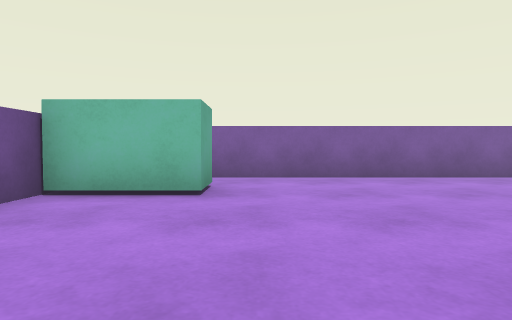
view 1 (above)

15 first-person views from a walk through a 3-D level made in the Unity game engine. The camera is 0.57 m above the floor, tilts 2° down and sees 75° across. The floor is counted in squares, 1 m on a side. Each view is taken from the middle of a square. On the plan, view 1 faces up. The plan holds only what a view shows up to about 9 squares ahead; the rest is blank. The player is left out. Surface patterns are stand-ins for the level's own textures.

view 2
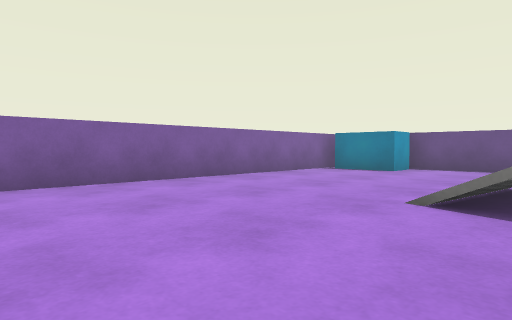

view 3
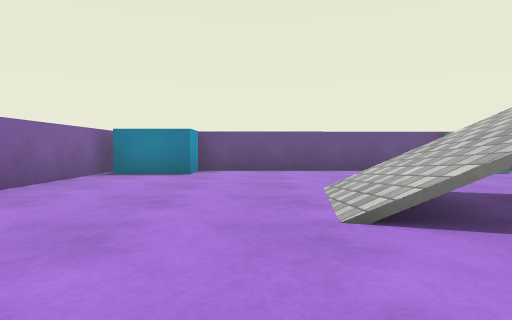

view 4
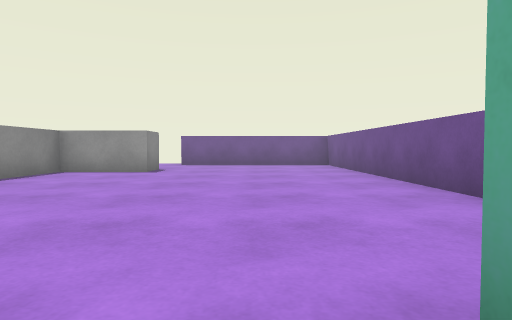

view 5
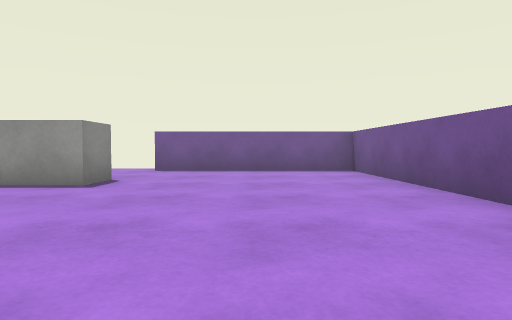

view 6
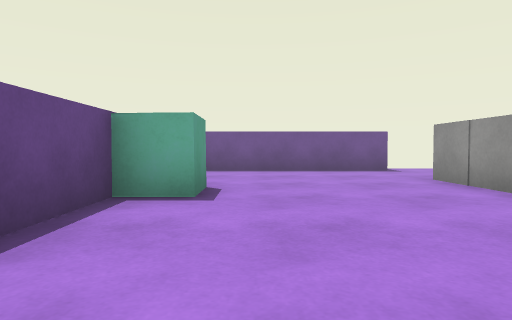

view 7
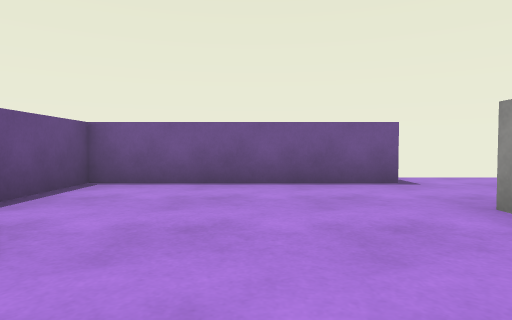

view 8
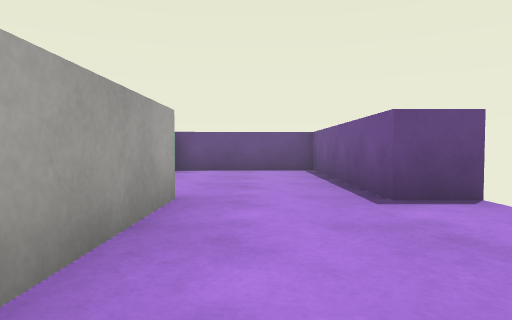

view 9
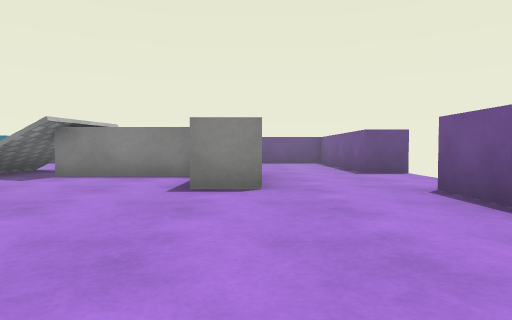

view 10
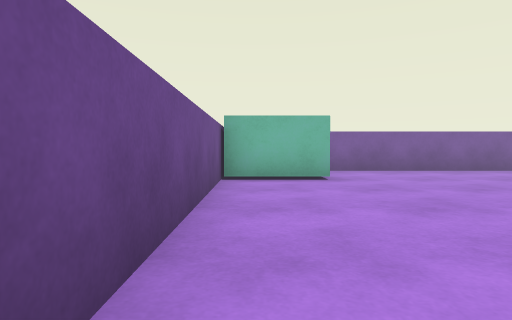

view 11
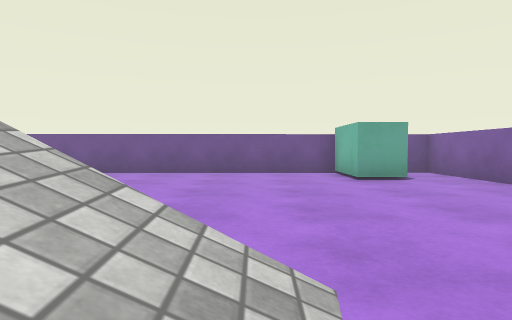

view 12
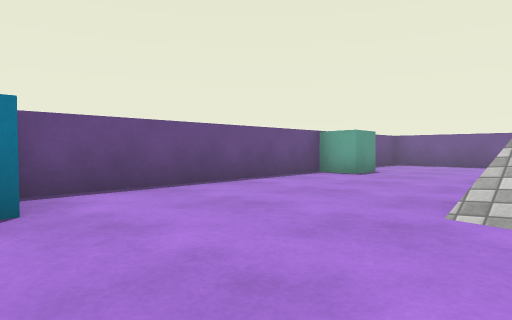

view 13
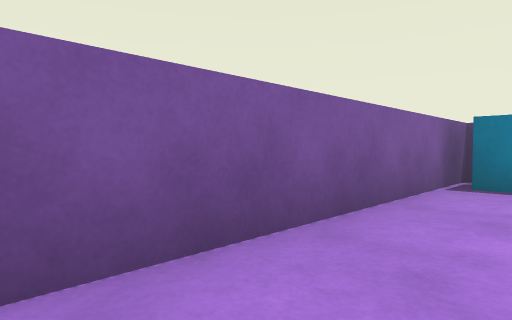

view 14
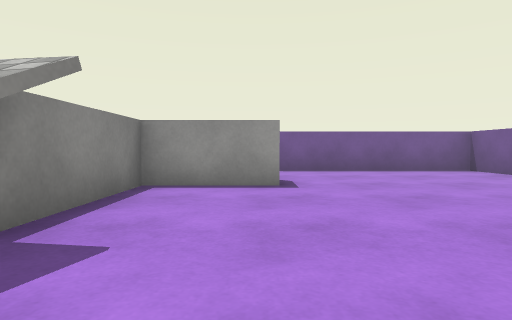

view 15
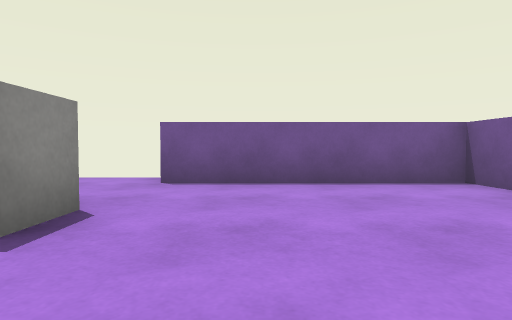

### Floor plan
Key: @ floor where view 1 was taken; # wall or solid block; . floor; / step, stairs or slope; B block; C cube.
Columns run from 3 left of view 1 to 11 right of it. Each row starts with its distance up from view 1.
  7 ###############
  6 #............B#
  5 #BB..........B#
  4 #BB...........#
  3 #.............#
  2 #.......///...#
  1 #.......//#...#
  0 #..@....#/....#
 -1 #.......#/....#
 -2 #.......#....C#
 -3 #.......##...C#
 -4 #.....####....#
 -5 #.............#
 -6 #.............#
 -7 ######...######
 -8          #

Where each view was taken, in squares from view 1:
view 1: 0 up, 0 right, facing up
view 2: 1 up, 1 right, facing up-right
view 3: 3 up, 2 right, facing right
view 4: 5 up, 0 right, facing down
view 5: 2 up, 0 right, facing down
view 6: 2 up, 9 right, facing down
view 7: 1 down, 8 right, facing down
view 8: 5 down, 2 right, facing right
view 9: 4 down, 2 left, facing right
view 10: 2 down, 2 left, facing up
view 11: 2 up, 6 right, facing left
view 12: 5 up, 6 right, facing down-right
view 13: 5 up, 4 right, facing up-right
view 14: 2 up, 3 right, facing down
view 15: 1 down, 1 right, facing down
